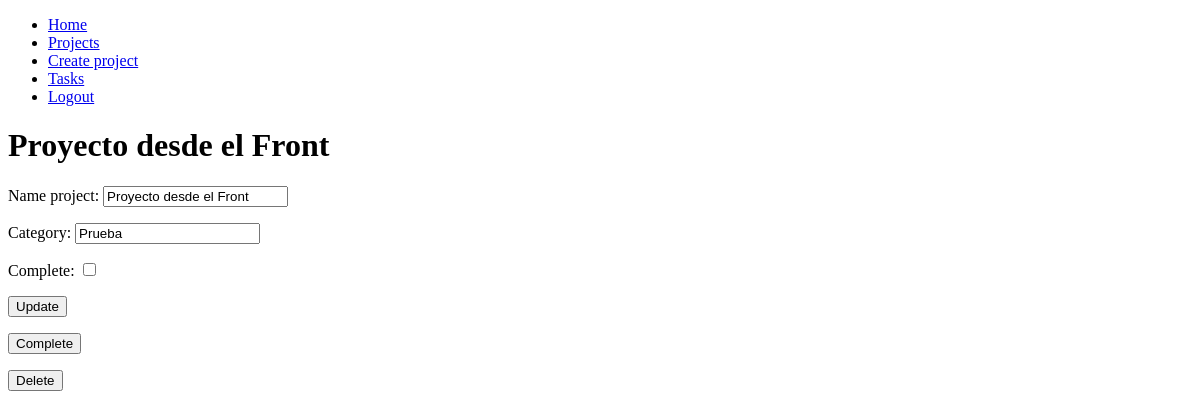
Before: /projects/2/ (signed in) with the older database file.
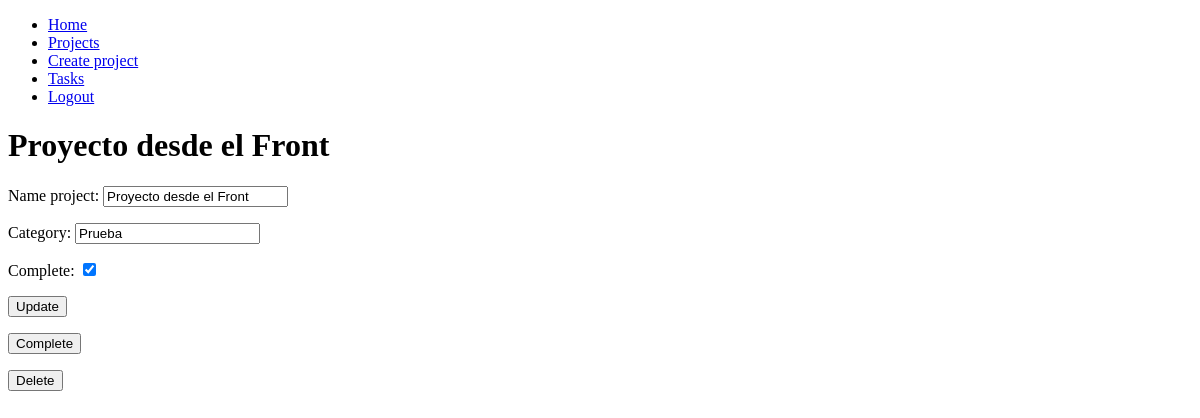
After: the same page with the newer database file.
### project/models.py (models this page shows, shortened)
class Project(models.Model):
    project_id = models.AutoField(primary_key=True)
    name_project = models.CharField(max_length=100)
    category = models.CharField(max_length=50)
    date_complete = models.DateTimeField(null = True, blank=True)
    complete = models.BooleanField(default=False)
    user = models.ForeignKey(User, on_delete=models.CASCADE)
    created_at = models.DateTimeField(auto_now_add=True)
    update_at = models.DateTimeField(auto_now=True)

### project/views.py (the view, shortened to what this page needs)
# urls.py: path("projects/<int:project_id>/", project_detail, name="project_detail"),
def project_detail(request, project_id):
        if request.method == 'GET':
            project = get_object_or_404(Project, pk = project_id, user=request.user)
            form = ProjectForm(instance=project)
            return render(request, 'project/project_detail.html', {
                'project': project,
                'form': form
            })

### project/forms.py
class ProjectForm(ModelForm):
    class Meta:
        model = Project
        fields = [
            'name_project',
            'category',
            'complete',# Campo de prueba
            ]
        """widgets = {
            'date_complete': DateTimeInput(attrs={'type': 'date'}),
        }"""

### project/templates/project/project_detail.html (shortened to what this page needs)
{% extends 'base.html' %}
{% block content %}
    <h1>{{ project.name_project }}</h1>
    <form method="POST">
        {{ form.as_p }}
        <button>
            Update
        </button>
    </form>
    <p>
        <form action="{% url 'complete_project' project.project_id %}" method="POST">
            <button>
                Complete
            </button>
        </form>
    </p>
    <p>
        <form action="{% url 'complete_project' project.project_id %}" method="POST">
            <button>
                Delete
            </button>
        </form>
    </p>
{% endblock %}

Changed rows visible on the page:
changed Project "Proyecto desde el Front": complete "☐" → "☑"
